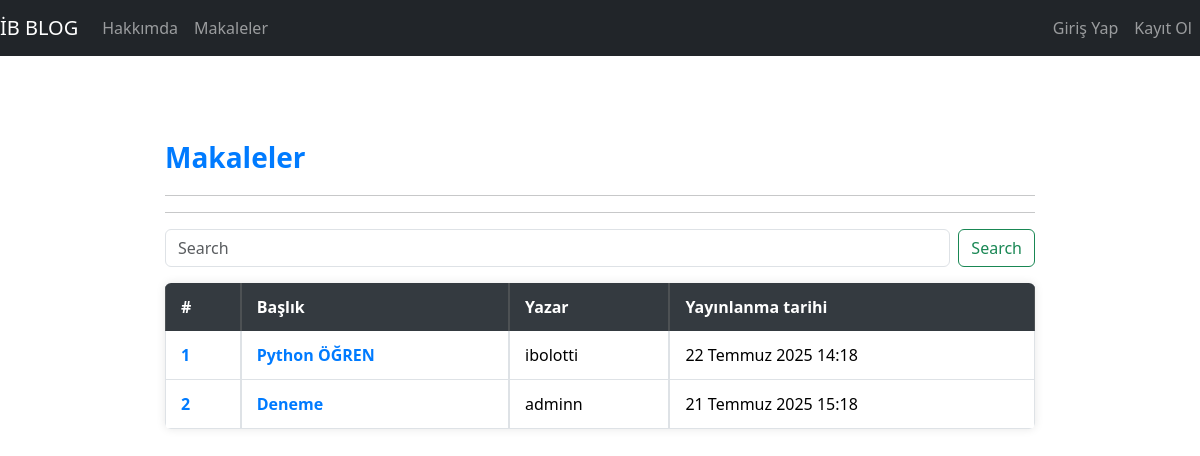
The app's page /articles/ with its own data.
### article/models.py (models this page shows, shortened)
class Article(models.Model):
    author = models.ForeignKey("auth.User", on_delete=models.CASCADE , verbose_name="Yazar")
    title = models.CharField(max_length=50, verbose_name="Başlık")
    content = RichTextField(verbose_name="İçerik")
    created_date = models.DateTimeField(auto_now_add=True, verbose_name="Oluşturulma Tarihi")
    class Meta:
        ordering = ["-created_date"]

### article/views.py (the view)
# urls.py: path('',views.articles, name="articles"),
def articles(request):
    keyword = request.GET.get("keyword")
    if keyword :
        articles = Article.objects.filter(title__contains = keyword)
        return render(request, "articles.html", {"articles":articles})
    articles = Article.objects.all()
    return render(request, "articles.html", {"articles":articles})

### templates/articles.html (shortened to what this page needs)
{% extends "layout.html" %}
{% block body %}
<h3>Makaleler</h3>
<hr><hr>
<form class="d-flex mb-3" role="search">
    <input class="form-control me-2" type="search" name = "keyword"placeholder="Search" aria-label="Search">
    <button class="btn btn-outline-success" type="submit">Search</button>
</form>
{% if articles %}
<table class="table table-hover table-bordered">
  <thead class="table-dark">
    <tr>
      <th scope="col">#</th>
      <th scope="col">Başlık</th>
      <th scope="col">Yazar</th>
      <th scope="col">Yayınlanma tarihi</th>
    </tr>
  </thead>
  <tbody>
{% for article in articles  %}
    <tr>
      <td><a href="{% url 'article:article' article.id %}">{{forloop.counter}}</a></td>
      <td><a href="{% url 'article:article' article.id %}">{{article.title}}</a></td>
      <td>{{article.author}}</td>
      <td>{{article.created_date}}</td>
    </tr>
{% endfor %}
  </tbody>
</table>
{% else %}
<div class="alert alert-danger">Makale bulunamadı.</div>
{% endif %}
{% endblock  %}

### blog/static/style.css (style rules this page uses)
h3 { color: #007bff; margin-bottom: 20px; font-weight: 700; }
table.table { border-collapse: separate; border-spacing: 0; box-shadow: 0 0 10px rgba(0, 0, 0, 0.1); border-radius: 6px; overflow: hidden; }
table.table thead.table-dark th { background-color: #343a40; color: white; padding: 12px 15px; font-weight: 600; text-align: left; }
table.table tbody tr { transition: background-color 0.2s ease; }
table.table tbody td { padding: 12px 15px; border-bottom: 1px solid #dee2e6; }
table.table a { color: #007bff; text-decoration: none; font-weight: 600; }

### records on screen
Article: title "Python ÖĞREN", author "ibolotti", created_date "22 Temmuz 2025 14:18"
Article: title "Deneme", author "adminn", created_date "21 Temmuz 2025 15:18"
